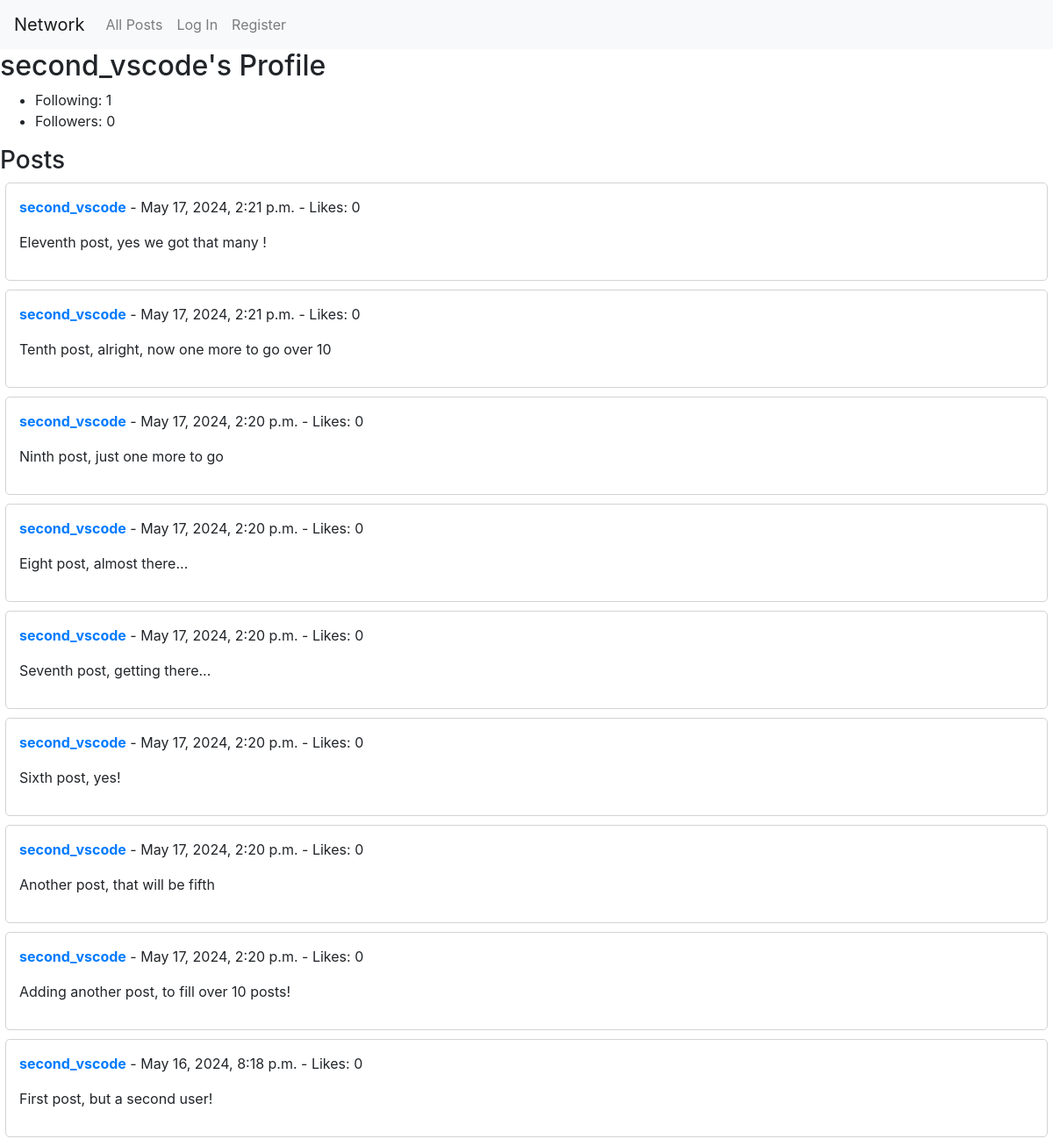
Page /profile/second_vscode/ on the earlier database version.
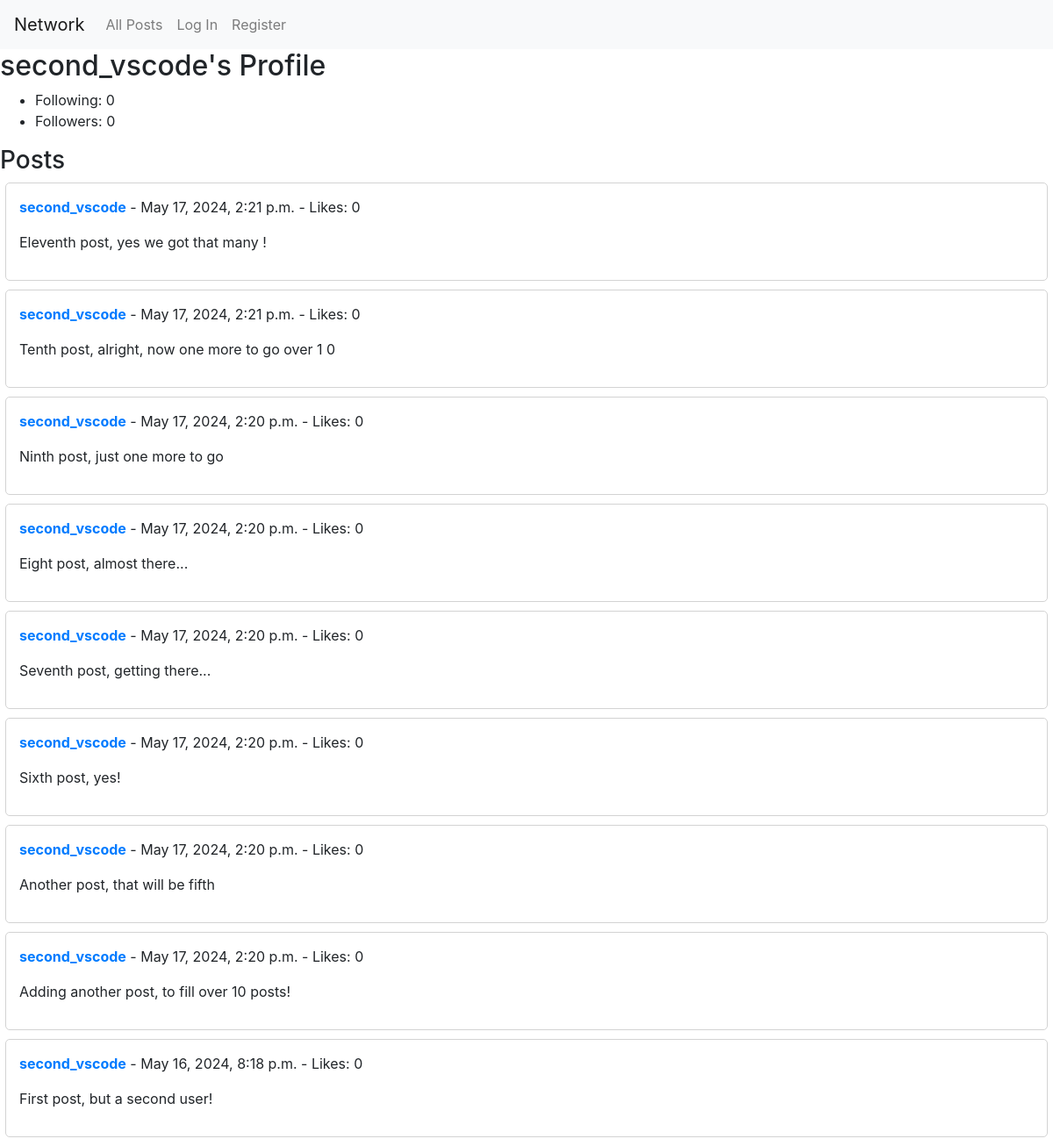
Same page on the later database version.
### network/models.py (models this page shows, shortened)
class Post(models.Model):
    user = models.ForeignKey(User, on_delete=models.CASCADE, related_name='posts')
    content = models.TextField()
    timestamp = models.DateTimeField(auto_now_add=True)
    likes = models.ManyToManyField(User, related_name='liked_posts', blank=True)

class User(AbstractUser):
    pass

### network/views.py (the view)
# urls.py: path("profile/<str:username>/", views.profile, name="profile"),
def profile(request, username):
    user = get_object_or_404(User, username=username)
    posts = Post.objects.filter(user=user).order_by('-timestamp')
    following_count = user.following.all().count()
    follower_count = user.followers.all().count()
    is_following = False
    if request.user.is_authenticated:
        is_following = Following.objects.filter(user=request.user, followed_user=user).exists()
    paginator = Paginator(posts, 10)
    page_number = request.GET.get('page')
    page_obj = paginator.get_page(page_number)
    return render(request, 'network/profile.html', {
        'profile_user': user,
        'posts': posts,
        'follower_count': follower_count,
        'following_count': following_count,
        'is_following': is_following,
        'page_obj': page_obj
    })

### network/templates/network/profile.html (shortened to what this page needs)
{% extends "network/layout.html" %}
{% block body %}
    <h2>{{ profile_user.username }}'s Profile</h2>
    <ul>
        <li>Following: {{ following_count }}</li>
        <li>Followers: {{ follower_count }}</li>
    </ul>
    <h3>Posts</h3>
    {% if posts %}
        {% for post in page_obj %}
            <div class="post-container" data-post-id="{{ post.id }}">
                <div class="post">
                    <p>
                        <strong><a href="{% url 'profile' post.user.username %}">
                            {{ post.user.username }}</a></strong>
                        - {{ post.timestamp }} - Likes: 0
                    </p>
                    <p id="post-content-{{ post.id }}">{{ post.content }}</p>
                </div>
            </div>
        {% endfor %}
    {% else %}
        <p>{{ profile_user.username }} hasn't made any posts yet.</p>
    {% endif %}
{% endblock %}

Differences in the rows shown:
changed Post: content "Tenth post, alright, now one more to go over 10" → "Tenth post, alright, now one more to go over 1 0"
Other differences:
{{ following_count }}: "1" → "0"
